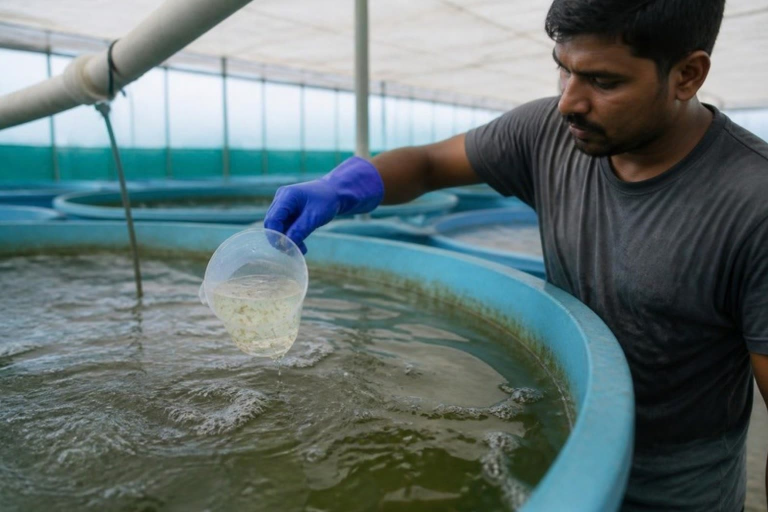
#> input picture landing/media/sample.jpg, 1536 x 1024 px (shown at 1/2 size)
$ python -i classical.py   (imports and definitions only)   (older library calls are emulated)
#> lines starting #> are read from the running program, lines starting #| are printed output that depends on the picture; after the words box and inside, x2 and y2 are one past the last pixel; in counts of white or black regions, pixels touching at a corner belong together
#> further down, picture is the input picture: shape (1024, 1536, 3); mean B, G, R 113.2, 113.6, 98
"""Classical (no training) larva counter.

Built on the first real hatchery photos (top-down tray, 1280x1280, warm light, translucent larvae). In those photos
each larva is a small dark orange-brown spot (head and gut, about 5-7 px) with a very faint, translucent tail. Tails are
unreliable, so the counter finds the round spots and ignores the streaks:

  1. work at a fixed width so spot size is constant (1280 px);
  2. estimate the local background (morphological closing + blur) and measure how much darker each pixel is;
  3. difference-of-Gaussians tuned to the spot size, then local maxima (one per larva, so touching larvae are separate);
  4. keep a maximum if it is strong, or if it is weaker but round (the Hessian of the darkness map has two similar
     curvatures), which admits faint heads without admitting tails, which are thin ridges.

Returns boxes as [x1,y1,x2,y2,score] in the original image's pixel coordinates, the same format the ONNX path uses.
Score is 1.0 for a strong spot and 0.7 for a weaker round one.

STATUS: tuned by eye on 6 photos plus one rough ballpark (trays of about 1,850) that is not a verified count. There are
NO manual counts yet, so NO ACCURACY IS CLAIMED. Measure it with eval/evaluate_counts.py against manual counts before
quoting any number. Known weak points: a few false spots on tray walls, corner labels and the flash reflection; very
dense clumps and faint larvae are likely under-counted (the counter reads low, not high, on the first photos).
"""
import re
from dataclasses import dataclass, asdict

import cv2
import numpy as np


@dataclass
class Params:
    work_width: int = 1280        # image is resized to this width first, so the values below are in these pixels
    dog_thr: float = 10.0         # a spot at least this strong (gray levels) always counts
    dog_thr_weak: float = 6.0     # a weaker spot counts only if it is also round
    blob_min: float = 0.4         # roundness needed for a weak spot (0 = a line, 1 = a perfect round blob)
    sigma_small: float = 1.5      # DoG scales, tuned to a ~6 px spot
    sigma_large: float = 4.0
    bg_kernel: int = 41           # background estimate size (must be larger than a larva)
    peak_window: int = 5          # two spots closer than about this are one larva (5 recovered more overlapped heads than 7)
    dist_nms: bool = False        # find peaks with a small window, then merge only spots CLOSER than min_gap (circular, not a square
                                   # window): resolves two larvae that sit inside one peak_window square but are not truly on top
                                   # of each other. Off by default until proven on the known-count synthetic test.
    roi: tuple = None             # optional (cx, cy, r) as fractions of the image: only count inside this circle
    cluster_ratio: float = 2.4    # a spot with this many times the dark mass of a typical single larva hides another (0 = off)
    min_gap: float = None          # circular suppression radius for dist_nms; defaults to peak_window
    glare_grow: int = 10          # spots within this many px of a saturated (flash) pixel are ignored
    merge_body: bool = False      # merge a head+tail pair of one animal into one mark (see _merge_body_pairs); off
                                   # until proven, like dist_nms
    merge_lo: float = 6.0         # only pairs this close together ..
    merge_hi: float = 36.0        # .. to this far apart are even considered (measured head-tail range: 7.6-34.7 px)
    merge_bridge: float = 0.35    # the line between them must stay at least this fraction as dark as the weaker mark
    merge_lonely: float = 1.3     # neither mark may have any OTHER mark closer than merge_lonely x merge_hi away
    strong_shape: bool = False    # also gate STRONG marks by roundness, not only weak ones (see detect()); off until proven
    strong_blob_lo: float = 0.15  # a strong mark this line-like (near 0) is more likely a scratch or a tile-grout edge
    strong_blob_hi: float = 0.9   # a strong mark this perfectly round is more likely debris or a glare-edge artifact
    tray: object = None           # None = whole photo; "preset" = the octagon above; or a list of (x, y) corners
                                  # in ORIGINAL pixels (the operator's own outline): only spots inside are kept.
                                  # "fit" = the standard octagon slid onto the real tray edges (see fit_tray)


# Larger larvae (about PL13 and up) carry several dark spots each (two eyes, a head spot, a gut spot), so the fine settings above
# mark one animal two or three times. "large" looks at a coarser scale. Measured on a real PL14 tray (18 photos): the fine setting
# read 19.5% above that tray's reference count with 8.7% spread between photos, "large" read +1.3% with 2.8% spread. CAUTION: the
# setting was chosen after seeing that tray's reference count, so a second, different PL14 tray is needed to confirm it, and
# stages between PL10 and PL14 have not been seen at all.
SIZE_PROFILES = {
    # dist_nms: measured on the known-count synthetic test to recover more of the undercount at high density (e.g. -5.9% ->
    # -4.4% at 5,000 in one tray) without hurting light trays, and on real photos it improved B03 (-5.0% -> -3.7% vs 1797)
    # and B05 (-13.7% -> -13.0% vs 1750). NOT used for "large": on the real PL14 tray it made both the error and the
    # spread worse (+0.5% -> +3.3%, cv 2.6% -> 3.6%), because it changes how a large larva's own several dark spots chain
    # together. See data/reference/NOTES.md, 2026-09-23.
    "small": dict(dist_nms=True, min_gap=3.0),
    "large": dict(sigma_small=2.2, sigma_large=6.0, peak_window=9, dog_thr=8.0, dog_thr_weak=5.0),
}


# [4 lines left out: function size_for_stage, not called in this run]


def _odd(n: int) -> int:
    n = max(3, int(n))
    return n if n % 2 else n + 1


# Octagonal tray floor of the tray in the first hatchery photos, as fractions of the photo. It is a STARTING POINT: framing
# differs between cameras and boxes, so the app lets the operator drag the corners once and saves that as a tray profile.
# Automatic detection of the tray floor was tried three ways (edge rays, flood fill, colour) and none was reliable
# across framings, and two versions cut off real larvae, so the outline is set by a person instead.
PRESET_TRAY_NORM = [(0.13, 0.09), (0.88, 0.09), (1.0, 0.20), (1.0, 0.80), (0.87, 0.92), (0.14, 0.92), (0.0, 0.80), (0.0, 0.20)]


# [137 lines left out: functions fit_tray, refine_tray_by_marks, not called in this run]


def preset_tray(w: int, h: int):
    return [(x * (w - 1), y * (h - 1)) for x, y in PRESET_TRAY_NORM]


def _split_clusters(dark, xs, ys, ratio, radius=6):
    """A spot whose dark mass is about k times that of a typical isolated larva is taken to be k larvae stacked on
    each other. Returns the original spots plus positions (jittered beside the spot) for the extra, hidden larvae."""
    k = 2 * radius + 1
    yy, xx = np.mgrid[-radius:radius + 1, -radius:radius + 1]
    disc = (np.hypot(xx, yy) <= radius).astype(np.float32)
    mass = cv2.filter2D(dark, -1, disc)[ys, xs]
    pts = np.stack([xs, ys], 1).astype(np.float32)
    d = np.hypot(pts[:, None, 0] - pts[None, :, 0], pts[:, None, 1] - pts[None, :, 1])
    np.fill_diagonal(d, 1e9)
    alone = d.min(1) > 16
    if alone.sum() < 10:
        return xs, ys, np.array([], int), np.array([], int)
    m1 = float(np.median(mass[alone]))
    r = mass / max(m1, 1e-6)
    extra = np.where(r >= ratio, np.clip(np.round(r).astype(int) - 1, 1, 3), 0)
    ex, ey = [], []
    for i in np.nonzero(extra)[0]:
        for j in range(extra[i]):
            a = 2 * np.pi * (j + 0.5) / extra[i] + i
            ex.append(int(round(xs[i] + 4 * np.cos(a)))); ey.append(int(round(ys[i] + 4 * np.sin(a))))
    return xs, ys, np.array(ex, int), np.array(ey, int)


# [105 lines left out: functions _merge_body_pairs, _peaks_dist_nms, not called in this run]


def detect(image_bgr: np.ndarray, p: Params = None):
    """Return (boxes Nx5 float32 in original pixel coords, meta dict)."""
    p = p or Params()
    h0, w0 = image_bgr.shape[:2]
    s = p.work_width / float(w0)
    interp = cv2.INTER_AREA if s < 1 else cv2.INTER_CUBIC
    img = cv2.resize(image_bgr, (p.work_width, max(1, int(round(h0 * s)))), interpolation=interp) if s != 1 else image_bgr
    h, w = img.shape[:2]
    inv = 1.0 / s

    gray = cv2.cvtColor(img, cv2.COLOR_BGR2GRAY).astype(np.float32)
    k = _odd(p.bg_kernel)
    bg = cv2.morphologyEx(gray, cv2.MORPH_CLOSE, cv2.getStructuringElement(cv2.MORPH_ELLIPSE, (k, k)))
    bg = cv2.GaussianBlur(bg, (0, 0), 15)
    dark = np.clip(bg - gray, 0, None)
    dog = cv2.GaussianBlur(dark, (0, 0), p.sigma_small) - cv2.GaussianBlur(dark, (0, 0), p.sigma_large)

    # roundness of each spot from the curvature of the darkness map (peak-like in both directions = round)
    b = cv2.GaussianBlur(dark, (0, 0), 2.0)
    ixx = cv2.Sobel(b, cv2.CV_32F, 2, 0, ksize=3)
    iyy = cv2.Sobel(b, cv2.CV_32F, 0, 2, ksize=3)
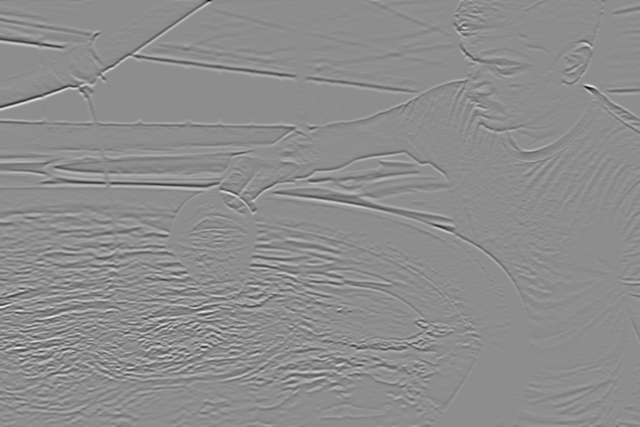
#> iyy: shape (853, 1280) float32 (shown at 1/2 size); min -33.56, max 27.01, mean 0; drawn with min black and max white
    ixy = cv2.Sobel(b, cv2.CV_32F, 1, 1, ksize=3)
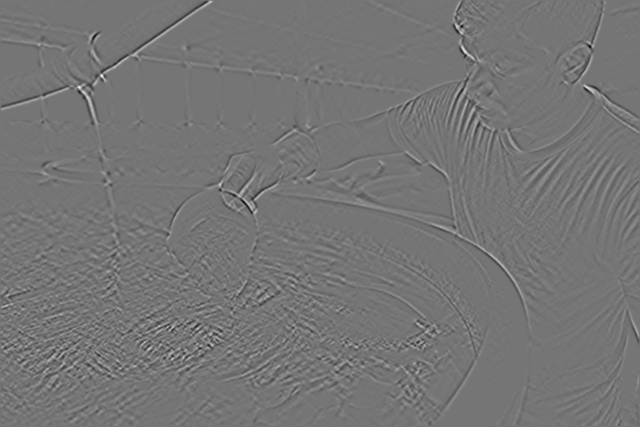
#> ixy: shape (853, 1280) float32 (shown at 1/2 size); min -15, max 17.55, mean 0.000108; drawn with min black and max white
    mean_c = (ixx + iyy) / 2
    diff_c = np.sqrt(((ixx - iyy) / 2) ** 2 + ixy ** 2)
    strongest = -(mean_c - diff_c)
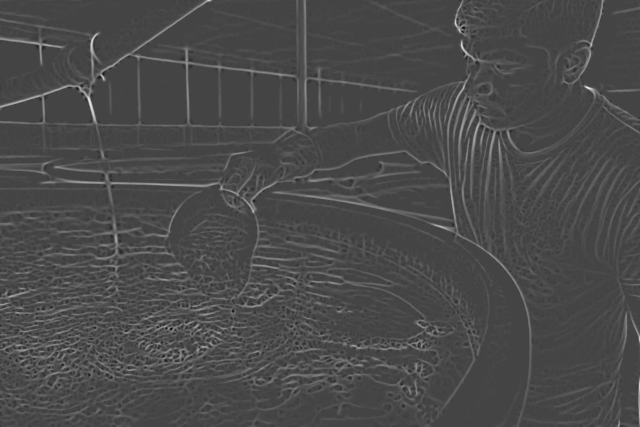
#> strongest: shape (853, 1280) float32 (shown at 1/2 size); min -14.54, max 39.63, mean 1.4; drawn with min black and max white
    weakest = -(mean_c + diff_c)
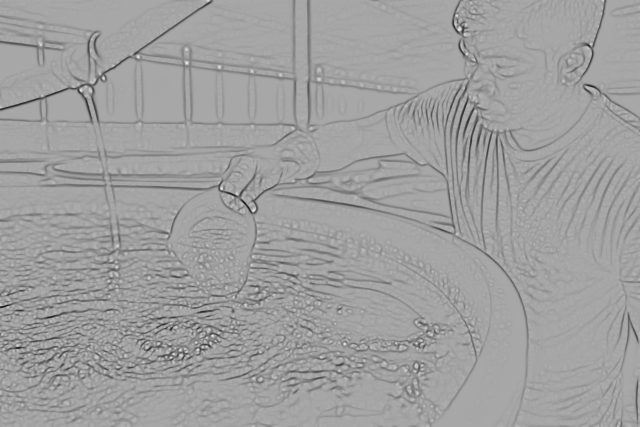
#> weakest: shape (853, 1280) float32 (shown at 1/2 size); min -28.68, max 15.08, mean -1.38; drawn with min black and max white
    blob = np.where((strongest > 0) & (weakest > 0), weakest / np.maximum(strongest, 1e-6), 0.0)

    win = _odd(p.peak_window)
    if p.dist_nms:
        peak = _peaks_dist_nms(dog, 3, p.min_gap if p.min_gap else win)
    else:
        peak = dog == cv2.dilate(dog, np.ones((win, win), np.uint8))
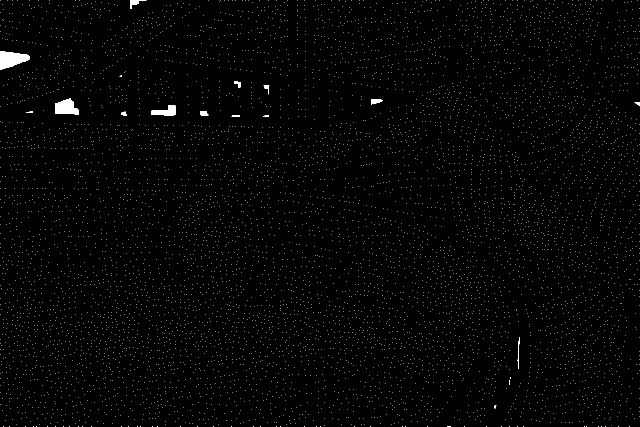
#> peak: shape (853, 1280) bool (shown at 1/2 size); 0.99% white; 6707 white regions (6693 under 20 px), largest, box (x1, y1, x2, y2) and area: (0, 102, 59, 140) 1429, (110, 196, 158, 229) 1071, (302, 211, 352, 231) 617
    strong = peak & (dog > p.dog_thr)
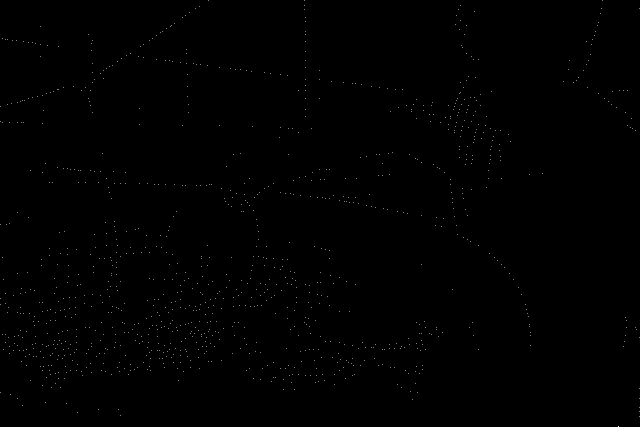
#> strong: shape (853, 1280) bool (shown at 1/2 size); 0.11% white in thin lines or dots
    weak = peak & (dog > p.dog_thr_weak) & (dog <= p.dog_thr) & (blob > p.blob_min)
#> weak: shape (853, 1280) bool; 0.02% white in thin lines or dots
    if p.strong_shape:
        # a real larva's small dark head/eye spot is a fairly consistent, moderate roundness; false marks on tile
        # grout, scratches and debris run to extremes (measured on real photos: false marks outside the tray had
        # a far wider, more erratic spread of this same roundness score than real larvae inside it - see
        # eval/shape_merge_glare.py and data/reference/NOTES.md).
        strong &= (blob >= p.strong_blob_lo) & (blob <= p.strong_blob_hi)

    if p.roi:
        cx, cy, r = p.roi
        roi = np.zeros((h, w), np.uint8)
        cv2.circle(roi, (int(cx * w), int(cy * h)), int(r * max(h, w)), 1, -1)
        strong &= roi.astype(bool)
        weak &= roi.astype(bool)

    # the flash reflection: no larva can be read on it, and its dark centre is not a larva
    glare = cv2.dilate((gray >= 250).astype(np.uint8), np.ones((_odd(2 * p.glare_grow + 1),) * 2, np.uint8)).astype(bool)
#> glare: shape (853, 1280) bool; every value is 0
    glare_dropped = int(((strong | weak) & glare).sum())
#> glare_dropped = 0
    strong &= ~glare
    weak &= ~glare

    if isinstance(p.tray, str) and p.tray == "fit":
        norm, _ = fit_tray(image_bgr)
        pts = np.nonzero(strong | weak)
        norm = refine_tray_by_marks(norm, np.c_[pts[1], pts[0]] * inv, w0, h0)
        poly = np.asarray([(x * (w0 - 1), y * (h0 - 1)) for x, y in norm], np.float32)
    elif isinstance(p.tray, str) and p.tray == "preset":
        poly = np.asarray(preset_tray(w0, h0), np.float32)
    else:
        poly = np.asarray(p.tray, np.float32) if p.tray is not None else None
    if poly is not None:
        tm = np.zeros((h, w), np.uint8)
        cv2.fillPoly(tm, [np.round(poly * s).astype(np.int32)], 1)
        outside = int(((strong | weak) & ~tm.astype(bool)).sum())
        strong &= tm.astype(bool)
        weak &= tm.astype(bool)
    else:
        outside = 0

    ys1, xs1 = np.nonzero(strong)
#> ys1 = 1158 values from 0 to 852; xs1 = 1158 values, max 1279 at index 7, min 0 at index 201, mean 498.5
    ys2, xs2 = np.nonzero(weak)
#> ys2 = 208 values from 5 to 852; xs2 = 208 values, max 1279 at index 15, min 0 at index 34, mean 482.4
    merged = 0
    if p.merge_body and len(xs1) + len(xs2) > 1:
        n1 = len(xs1)
        xs_all = np.concatenate([xs1, xs2]); ys_all = np.concatenate([ys1, ys2])
        drop = _merge_body_pairs(dark, dog, xs_all, ys_all, p.merge_lo, p.merge_hi, p.merge_bridge, p.merge_lonely)
        merged = int(drop.sum())
        xs1, ys1 = xs_all[:n1][~drop[:n1]], ys_all[:n1][~drop[:n1]]
        xs2, ys2 = xs_all[n1:][~drop[n1:]], ys_all[n1:][~drop[n1:]]
    hidden = 0
    hx = hy = np.array([], int)
    if p.cluster_ratio > 0 and len(xs1) > 20:
        xs1, ys1, extra_x, extra_y = _split_clusters(dark, xs1, ys1, p.cluster_ratio)
#> in _split_clusters, `mass = cv2.filter2D(dark, -1, disc)[ys, xs]`: mass = 1158 values, max 12350.1 at index 169, min 1010.8 at index 590, mean 4779.8
#> in _split_clusters, `pts = np.stack([xs, ys], 1).astype(np.float32)`: pts = 1158 pairs, first value 0 to 1279, second value 0 to 852
#> in _split_clusters, `np.fill_diagonal(d, 1e9)`:
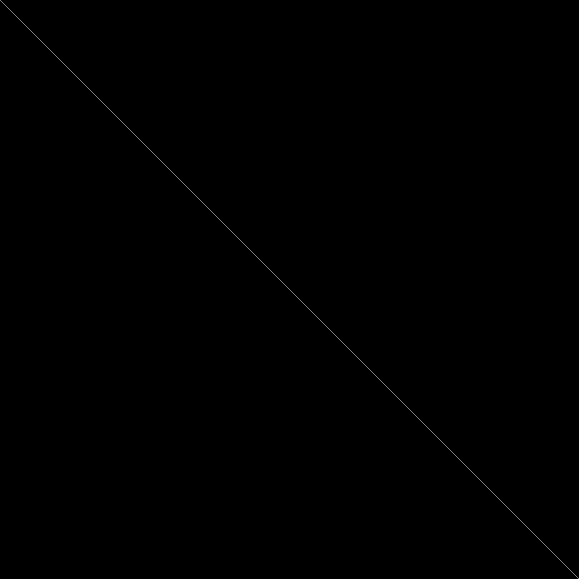
#> d: shape (1158, 1158) float32 (shown at 1/2 size); min 3, max 1e+09, mean 864047; drawn with min black and max white
#> in _split_clusters, `m1 = float(np.median(mass[alone]))`: m1 = 3738.3
#> in _split_clusters, `r = mass / max(m1, 1e-6)`: r = 1158 values, max 3.3 at index 169, min 0.27 at index 590, mean 1.28
#> in _split_clusters, `extra = np.where(r >= ratio, np.clip(np.round(r).astype(int) - 1, 1, 3..`: extra = 1158 values, max 2 at index 1, min 0 at index 0, mean 0.0941
#> the loop in _split_clusters, `for i in np.nonzero(extra)[0]:` made 60 passes
#> i on passes 2 to 9: 3, 9, 16, 19, 31, 35, 39, 41
#> after the loop in _split_clusters, `for i in np.nonzero(extra)[0]:`: ex = 109 values, max 948 at index 63, min 0 at index 86, mean 351.8; ey = 109 values, max 495 at index 108, min -2 at index 1, mean 187.5
#> extra_x has the same summary as ex in _split_clusters; extra_y has the same summary as ey in _split_clusters
        hidden = len(extra_x)
#> hidden = 109
        hx, hy = extra_x, extra_y
#> hx has the same summary as ex in _split_clusters; hy has the same summary as ey in _split_clusters
    half = 5.0
    boxes = [[(x - half) * inv, (y - half) * inv, (x + half) * inv, (y + half) * inv, 1.0] for x, y in zip(xs1, ys1)]
#> boxes = 1158 items, first 6: [493.2, -6, 505.2, 6, 1], [724.8, -6, 736.8, 6, 1], [1440, -6, 1452, 6, 1], [724.8, 7.2, 736.8, 19.2, 1], [1099.2, 7.2, 1111.2, 19.2, 1], [471.6, 8.4, 483.6, 20.4, 1]
    boxes += [[(x - half) * inv, (y - half) * inv, (x + half) * inv, (y + half) * inv, 0.7] for x, y in zip(xs2, ys2)]
#> boxes = 1366 items, first 6: [493.2, -6, 505.2, 6, 1], [724.8, -6, 736.8, 6, 1], [1440, -6, 1452, 6, 1], [724.8, 7.2, 736.8, 19.2, 1], [1099.2, 7.2, 1111.2, 19.2, 1], [471.6, 8.4, 483.6, 20.4, 1]
    boxes += [[(x - half) * inv, (y - half) * inv, (x + half) * inv, (y + half) * inv, 0.5] for x, y in zip(hx, hy)]   # 0.5 = estimated hidden larva
#> boxes = 1475 items, first 6: [493.2, -6, 505.2, 6, 1], [724.8, -6, 736.8, 6, 1], [1440, -6, 1452, 6, 1], [724.8, 7.2, 736.8, 19.2, 1], [1099.2, 7.2, 1111.2, 19.2, 1], [471.6, 8.4, 483.6, 20.4, 1]
    meta = {"engine": "classical", "strong": int(len(xs1)), "weak_round": int(len(xs2)), "outside_tray": outside, "hidden_estimated": hidden, "body_merged": merged, "glare_ignored": glare_dropped,
            "glare_fraction": round(float(glare.mean()), 4),
            **{k: v for k, v in asdict(p).items() if k != "tray"}}
    return np.asarray(boxes, np.float32).reshape(-1, 5), meta

>>> import cv2
>>> picture = cv2.imread('../landing/media/sample.jpg')
>>> result = detect(picture)
